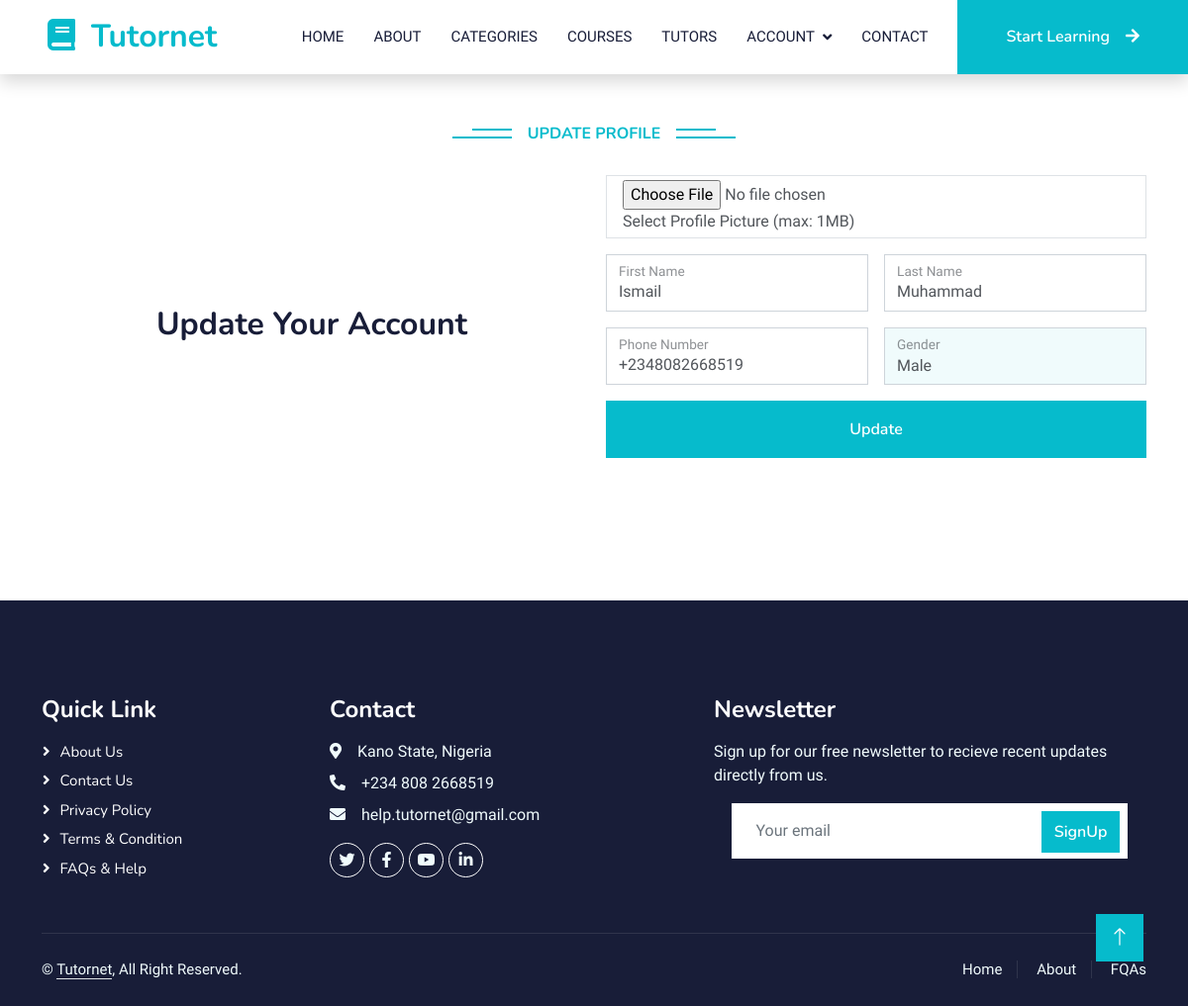
/account/update-profile (signed in), run on the app's committed database.
### users/models.py (models this page shows, shortened)
class User(AbstractBaseUser):
    GENDER_CHOICES = [
        ("M", "Male"),
        ("F", "Female"),
    ]
    objects = UserManager()
    email = models.EmailField(
        verbose_name='email address',
        max_length=255,
        unique=True,
    )
    is_active = models.BooleanField(default=True)
    staff = models.BooleanField(default=False)
    admin = models.BooleanField(default=False)
    tutor = models.BooleanField(default=False)
    first_name = models.CharField(max_length=200, blank=True, default="")
    last_name = models.CharField(max_length=200, blank=True, default="")
    mobile_number = models.CharField(max_length=20)
    added_on = models.DateTimeField(auto_now_add=True)
    gender = models.CharField(
        max_length=1, choices=GENDER_CHOICES, blank=True, default="")
    profile_picture = models.ImageField(null=True, blank=True)
    USERNAME_FIELD = 'email'
    REQUIRED_FIELDS = []

### users/views.py (the view, shortened to what this page needs)
# urls.py: path('update-profile', views.edit_profile, name='api_update_profile'),
@login_required(login_url='login_page')
def edit_profile(request):
    return render(request, 'users/edit_profile.html')

### users/templates/users/edit_profile.html (shortened to what this page needs)
{% extends 'base/base.html' %} {% load static %} {% block content %}
<div class="container-xxl py-5">
    <div class="container">
        <div class="text-center wow fadeInUp" data-wow-delay="0.1s">
            <h6 class="section-title bg-white text-center text-primary px-3">
                Update Profile
            </h6>
        </div>
        <div class="row align-items-center justify-content-center g-4">
            <div class="col-lg-6 col-md-6 text-center wow fadeInUp" data-wow-delay="0.1s">
                <h2>Update Your Account</h2>
            </div>
            <div class="col-lg-6 col-md-12 mt-5 mb-5 wow fadeInUp" data-wow-delay="0.5s">
                <form action="{% url 'update_profile' %}" method="post"  enctype="multipart/form-data">
                    <div class="row g-3">
                        <div class="col-12">
                            <div class="custom-file border rounded px-3 py-1">
                                <input type="file" class="custom-file-input" name="profile_picture" id="customFileLang"
                                    lang="es">
                                <label class="custom-file-label" for="customFileLang">Select Profile Picture (max:
                                    1MB)</label>
                            </div>
                        </div>
                        <div class="col-6">
                            <div class="form-floating">
                                <input type="text" class="form-control" id="first_name" value="{{user.first_name}}"
                                    name="first_name" placeholder="First Name" />
                                <label for="name">First Name</label>
                            </div>
                        </div>
                        <div class="col-6">
                            <div class="form-floating">
                                <input type="text" class="form-control" id="last_name" value="{{user.last_name}}"
                                    name="last_name" placeholder="Last Name" />
                                <label for="name">Last Name</label>
                            </div>
                        </div>
                        <div class="col-6">
                            <div class="form-floating">
                                <input type="text" class="form-control" value="{{user.mobile_number}}" id="phone"
                                    name="mobile_number" placeholder="Phone Number" />
                                <label for="name">Phone Number</label>
                            </div>
                        </div>
                        <div class="col-6">
                            <div class="form-floating">
                                <select class="form-control bg-light" name="gender" id="gender">
                                    <option {% if user.gender == "M" %} selected {% endif %} value="M">Male</option>
                                </select>
                                <label for="name">Gender</label>
                            </div>
                        </div>
                        <div class="col-12">
                            <button class="btn btn-primary w-100 py-3" type="submit">
                                Update
                            </button>
                        </div>
                    </div>
                </form>
            </div>
        </div>
    </div>
</div>
{% endblock %}

### base/static/base/css/style.css (style rules this page uses)
:root { --primary: #06BBCC; --light: #F0FBFC; --dark: #181d38; }
.btn { font-family: 'Nunito', sans-serif; font-weight: 600; transition: .5s; }
.btn.btn-primary, .btn.btn-secondary { color: #FFFFFF; }
.section-title { position: relative; display: inline-block; text-transform: uppercase; }
.section-title::before { position: absolute; content: ""; width: calc(100% + 80px); height: 2px; top: 4px; left: -40px; background: var(--primary); z-index: -1; }
.section-title::after { position: absolute; content: ""; width: calc(100% + 120px); height: 2px; bottom: 5px; left: -60px; background: var(--primary); z-index: -1; }

### data on the page
User: first_name "Ismail", last_name "Muhammad", mobile_number "+2348082668519", gender "Male"
